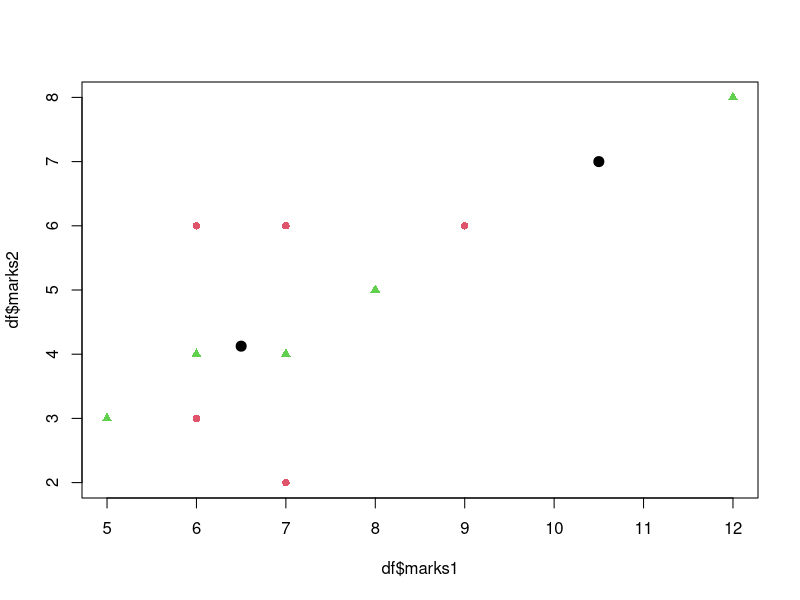

This figure's R source:

marks1=ceiling(rnorm(10,6,2))
marks2=ceiling(rnorm(10,5,2))
df=data.frame(marks1,marks2)
head(df)
km=kmeans(df,centers = 2)
km$cluster
df2=cbind(df,cluster=km$cluster)
df2[order(df2$cluster),]
plot(df$marks1,df$marks2,col=2:3,pch=c(16,17))
km$centers
points(km$centers,pch=20,cex=2,col=km$cluster)



